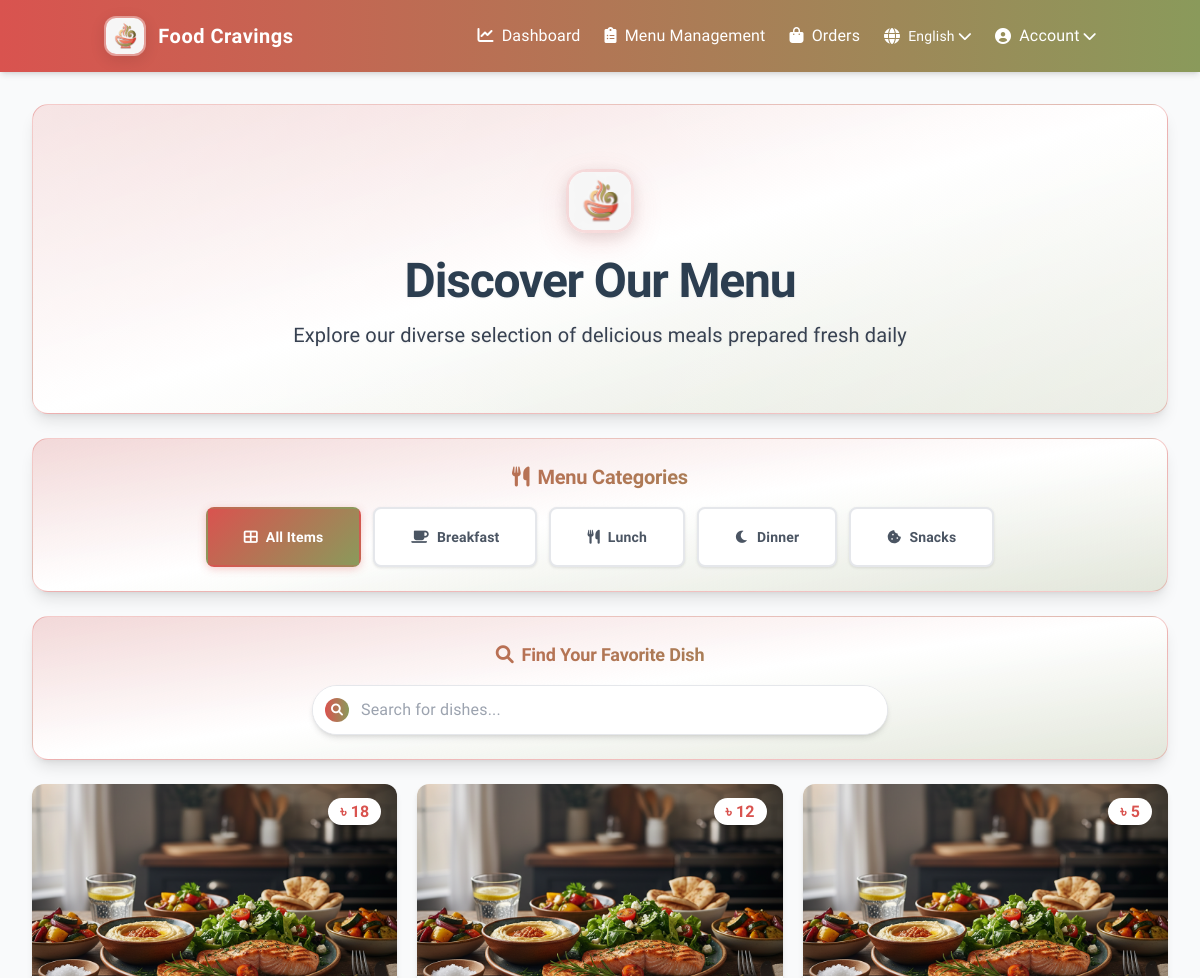
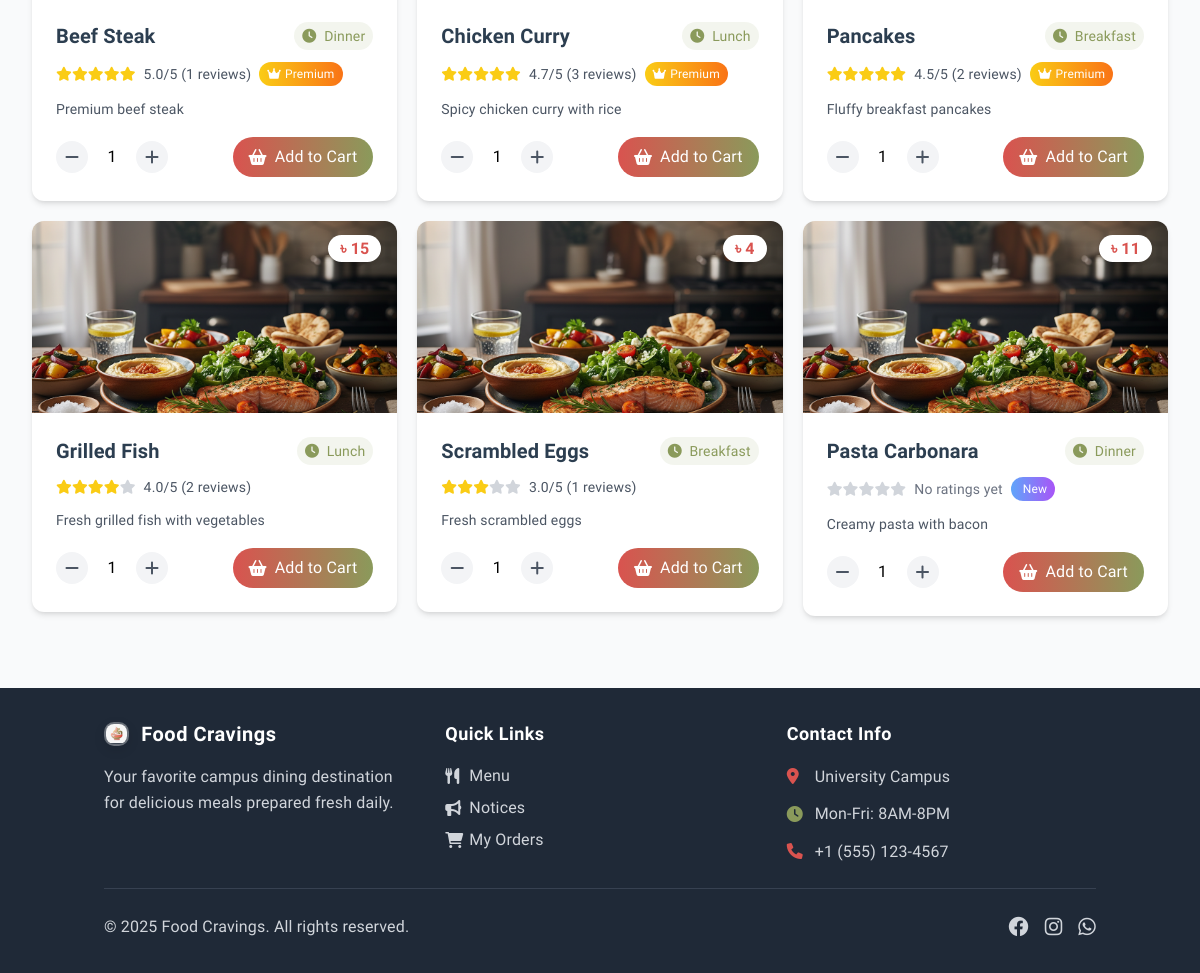
Screenshot of /menu (signed in) with the database file from the repository (2 pictures, top to bottom).
### app.py (models this page shows)
class MenuItem(db.Model):
    id = db.Column(db.Integer, primary_key=True)
    name = db.Column(db.String(100), nullable=False)
    description = db.Column(db.Text)
    price = db.Column(db.Float, nullable=False)
    image_path = db.Column(db.String(200))
    shift = db.Column(db.String(20), nullable=False)  # breakfast, lunch, supper, dinner
    available = db.Column(db.Boolean, default=True)
    feedbacks = db.relationship('Feedback', backref='menu_item', lazy=True)

### app.py (the view)
@app.route('/menu')
def menu():
    rated_items_query = db.session.query(
        MenuItem,
        db.func.avg(Feedback.rating).label('avg_rating'),
        db.func.count(Feedback.id).label('rating_count')
    ).outerjoin(Feedback, MenuItem.id == Feedback.item_id)\
     .group_by(MenuItem.id)\
     .order_by(
         db.func.avg(Feedback.rating).desc().nullslast(),
         db.func.count(Feedback.id).desc(),
         MenuItem.name.asc()
     ).all()
    menu_items = []
    for item_data in rated_items_query:
        item = item_data[0]
        item.average_rating = round(item_data[1], 1) if item_data[1] else 0
        item.total_ratings = item_data[2] if item_data[2] else 0
        menu_items.append(item)
    return render_template('menu.html', menu_items=menu_items)

### app.py (called while the page is built)
@babel.localeselector
def get_locale():
    if 'language' in session:
        return session['language']
    if request.args.get('lang'):
        session['language'] = request.args.get('lang')
        return session['language']
    return request.accept_languages.best_match(app.config['LANGUAGES'].keys()) or app.config['BABEL_DEFAULT_LOCALE']

@app.context_processor
def inject_conf_vars():
    return {
        'LANGUAGES': app.config['LANGUAGES'],
        'CURRENT_LANGUAGE': session.get('language', get_locale()),
        '_': gettext
    }

@app.context_processor
def inject_cart_count():
    if 'user_id' in session:
        cart_count = Cart.query.filter_by(user_id=session['user_id']).count()
        return {'cart_count': cart_count}
    return {'cart_count': 0}

### templates/menu.html (shortened to what this page needs)
{% extends "base.html" %}
{% block content %}
<div class="space-y-6">
    <div class="relative bg-gradient-to-br from-[#D9534F]/20 via-white to-[#8A9A5B]/20 rounded-2xl overflow-hidden border border-[#D9534F]/30 shadow-lg">
        <div class="absolute inset-0 bg-gradient-to-r from-white/30 via-transparent to-white/30"></div>
        <div class="relative px-4 sm:px-6 py-8 sm:py-12 md:py-16 text-center">
            <div class="flex justify-center mb-4 sm:mb-6">
                <img src="{{ url_for('static', filename='uploads/logo.png') }}"
                     alt="Food Cravings Logo"
                     class="h-12 sm:h-16 w-auto object-contain logo-hero">
            </div>
            <h1 class="text-2xl sm:text-4xl md:text-5xl font-bold text-dark mb-3 sm:mb-4 drop-shadow-sm tracking-tight">Discover Our Menu</h1>
            <p class="text-base sm:text-xl text-gray-700 max-w-2xl mx-auto drop-shadow-sm leading-relaxed">
                Explore our diverse selection of delicious meals prepared fresh daily
            </p>
        </div>
    </div>
    <div class="bg-gradient-to-br from-[#D9534F]/20 via-white to-[#8A9A5B]/20 rounded-2xl border border-[#D9534F]/30 shadow-lg">
        <div class="p-4 sm:p-6">
            <div class="text-center mb-3 sm:mb-4">
                <h2 class="text-base sm:text-xl font-bold bg-gradient-to-r from-[#D9534F] to-[#8A9A5B] bg-clip-text text-transparent">
                    <i class="fas fa-utensils mr-2"></i>Menu Categories
                </h2>
            </div>
            <div class="flex flex-wrap justify-center gap-2 sm:gap-3">
                <button class="category-filter active group relative overflow-hidden" data-category="all">
                    <div class="relative flex items-center px-3 sm:px-5 py-2 sm:py-2.5">
                        <i class="fas fa-th-large mr-1 sm:mr-2 text-sm"></i>
                        <span class="font-semibold text-xs sm:text-sm">All Items</span>
                    </div>
                </button>
                <button class="category-filter group relative overflow-hidden" data-category="breakfast">
                    <div class="relative flex items-center px-3 sm:px-5 py-2 sm:py-2.5">
                        <i class="fas fa-coffee mr-1 sm:mr-2 text-sm"></i>
                        <span class="font-semibold text-xs sm:text-sm">Breakfast</span>
                    </div>
                </button>
                <button class="category-filter group relative overflow-hidden" data-category="lunch">
                    <div class="relative flex items-center px-3 sm:px-5 py-2 sm:py-2.5">
                        <i class="fas fa-utensils mr-1 sm:mr-2 text-sm"></i>
                        <span class="font-semibold text-xs sm:text-sm">Lunch</span>
                    </div>
                </button>
                <button class="category-filter group relative overflow-hidden" data-category="dinner">
                    <div class="relative flex items-center px-3 sm:px-5 py-2 sm:py-2.5">
                        <i class="fas fa-moon mr-1 sm:mr-2 text-sm"></i>
                        <span class="font-semibold text-xs sm:text-sm">Dinner</span>
                    </div>
                </button>
                <button class="category-filter group relative overflow-hidden" data-category="snacks">
                    <div class="relative flex items-center px-3 sm:px-5 py-2 sm:py-2.5">
                        <i class="fas fa-cookie-bite mr-1 sm:mr-2 text-sm"></i>
                        <span class="font-semibold text-xs sm:text-sm">Snacks</span>
                    </div>
                </button>
            </div>
        </div>
    </div>
    <div class="bg-gradient-to-br from-[#D9534F]/20 via-white to-[#8A9A5B]/20 rounded-2xl border border-[#D9534F]/30 shadow-lg">
        <div class="p-4 sm:p-6">
            <div class="text-center mb-3 sm:mb-4">
                <h2 class="text-base sm:text-lg font-bold bg-gradient-to-r from-[#D9534F] to-[#8A9A5B] bg-clip-text text-transparent">
                    <i class="fas fa-search mr-2"></i>Find Your Favorite Dish
                </h2>
            </div>
            <div class="max-w-xl mx-auto">
                <div class="relative group">
                    <div class="relative bg-white rounded-full shadow-md border border-gray-200 focus-within:border-[#D9534F]/50 transition-all duration-300">
                        <input type="text" id="searchInput" placeholder="Search for dishes..."
                            class="w-full px-4 sm:px-5 py-2.5 sm:py-3 pl-10 sm:pl-12 pr-10 sm:pr-12 rounded-full border-0 focus:ring-2 focus:ring-[#D9534F]/20 bg-white text-sm sm:text-base font-medium placeholder-gray-400 text-gray-700 focus:outline-none">
                        <div class="absolute left-2.5 sm:left-3 top-1/2 transform -translate-y-1/2">
                            <div class="w-5 h-5 sm:w-6 sm:h-6 bg-gradient-to-r from-[#D9534F] to-[#8A9A5B] rounded-full flex items-center justify-center">
                                <i class="fas fa-search text-white text-xs"></i>
                            </div>
                        </div>
                    </div>
                </div>
            </div>
        </div>
    </div>
    <div class="grid grid-cols-1 md:grid-cols-2 lg:grid-cols-3 gap-5" id="menuGrid">
        {% for item in menu_items %}
        <div class="menu-item animate-fade-in" data-category="{{ item.shift }}">
            <div class="bg-white rounded-xl shadow-md overflow-hidden hover:shadow-lg transition-shadow">
                <div class="relative h-48">
                    <img src="/{{ item.image_path or 'static/uploads/default-food.png' }}"
                         alt="{{ item.name }}"
                         class="w-full h-full object-cover">
                    <div class="absolute top-4 right-4">
                        <span class="bg-white px-3 py-1 rounded-full text-primary font-semibold shadow-md">
                            ৳&nbsp;{{ item.price|int }}
                        </span>
                    </div>
                </div>
                <div class="p-6">
                    <div class="flex justify-between items-start mb-3">
                        <h3 class="text-xl font-semibold text-dark">{{ item.name }}</h3>
                        <span class="text-sm text-[#8A9A5B] capitalize font-medium bg-[#8A9A5B]/10 px-2 py-1 rounded-full">
                            <i class="fas fa-clock mr-1"></i>
                            {{ item.shift }}
                        </span>
                    </div>
                    {% if item.average_rating > 0 %}
                    <div class="flex items-center mb-3">
                        <div class="flex items-center">
                            {% for i in range(5) %}
                                <i class="fas fa-star text-sm {% if i < item.average_rating %}text-yellow-400{% else %}text-gray-300{% endif %}"></i>
                            {% endfor %}
                        </div>
                        <span class="text-sm text-gray-600 ml-2 font-medium">{{ item.average_rating }}/5 ({{ item.total_ratings }} reviews)</span>
                        {% if item.average_rating >= 4.5 %}
                        <span class="ml-2 px-2 py-1 bg-gradient-to-r from-yellow-400 to-orange-500 text-white text-xs rounded-full font-medium">
                            <i class="fas fa-crown mr-1"></i>Premium
                        </span>
                        {% endif %}
                    </div>
                    {% else %}
                    <div class="flex items-center mb-3">
                        <div class="flex items-center">
                            {% for i in range(5) %}
                                <i class="fas fa-star text-sm text-gray-300"></i>
                            {% endfor %}
                        </div>
                        <span class="text-sm text-gray-500 ml-2">No ratings yet</span>
                        <span class="ml-2 px-2 py-1 bg-gradient-to-r from-blue-400 to-purple-500 text-white text-xs rounded-full font-medium">
                            New
                        </span>
                    </div>
                    {% endif %}
                    <p class="text-gray-600 mb-4 text-sm leading-relaxed">{{ item.description }}</p>
                    <div class="flex items-center justify-between">
                        <div class="flex items-center space-x-2">
                            <button onclick="decreaseQuantity('{{ item.id }}')"
                                class="w-8 h-8 rounded-full bg-gray-100 flex items-center justify-center text-gray-600 hover:bg-gray-200">
                                <i class="fas fa-minus"></i>
                            </button>
                            <span id="quantity-{{ item.id }}" class="w-8 text-center">1</span>
                            <button onclick="increaseQuantity('{{ item.id }}')"
                                class="w-8 h-8 rounded-full bg-gray-100 flex items-center justify-center text-gray-600 hover:bg-gray-200">
                                <i class="fas fa-plus"></i>
                            </button>
                        </div>
                        <button onclick="addToCart('{{ item.id }}')"
                            class="bg-gradient-to-r from-[#D9534F] to-[#8A9A5B] text-white px-4 py-2 rounded-full hover:shadow-lg transition-all duration-300 flex items-center space-x-2 font-medium {% if not item.available %}opacity-50 cursor-not-allowed{% endif %}"
                            {% if not item.available %}disabled{% endif %}>
                            <i class="fas fa-shopping-basket"></i>
                            <span>{{ _('Add to Cart') }}</span>
                        </button>
                    </div>
                </div>
            </div>
        </div>
        {% endfor %}
    </div>
</div>
{% endblock %}

### templates/base.html (style rules this page uses)
.animate-fade-in { animation: fadeIn 0.5s ease-in; }
.logo-hero { transition: all 0.3s ease; border-radius: 20px; padding: 0; background: linear-gradient(135deg, rgba(255, 255, 255, 0.95), rgba(248, 249, 250, 0.9)); backdrop-filter: blur(15px); border: 3px solid rgba(217, 83, 79, 0.2); box-shadow: 0 10px 30px rgba(217, 83, 79, 0.15), 0 4px 15px rgba(0, 0, 0, 0.1), 0 2px 8px rgba(255, 255, 255, 0.4) inset; }
.logo-navbar, .logo-hero, .logo-header, .logo-footer, .logo-admin, .logo-empty-state { position: relative; isolation: isolate; }
.logo-navbar::before, .logo-hero::before, .logo-header::before, .logo-footer::before, .logo-admin::before, .logo-empty-state::before { content: ''; position: absolute; inset: -2px; border-radius: inherit; padding: 2px; background: linear-gradient(45deg, rgba(217, 83, 79, 0.1), rgba(138, 154, 91, 0.1), rgba(217, 83, 79, 0.1)); mask: linear-gradient(#fff 0 0) content-box, linear-gradient(#fff 0 0); mask-composite: exclude; z-index: -1; transition: all 0.3s ease; }
body { font-size: 16px; line-height: 1.6; letter-spacing: 0.01em; }
h1 { font-size: 2.5rem; line-height: 1.2; font-weight: 700; letter-spacing: -0.02em; }
h2 { font-size: 2rem; line-height: 1.3; font-weight: 600; letter-spacing: -0.01em; }
h3 { font-size: 1.5rem; line-height: 1.4; font-weight: 600; }
p { font-size: 1rem; line-height: 1.6; font-weight: 400; }
.text-sm { font-size: 0.95rem; line-height: 1.5; }
.text-xs { font-size: 0.85rem; line-height: 1.4; }
button, .btn { font-size: 1rem; font-weight: 500; letter-spacing: 0.02em; }
input, textarea, select { font-size: 1rem; line-height: 1.5; }
.space-y-6 > * + * { margin-top: 1.75rem; }
.category-filter, .category-btn { @apply px-5 py-2.5 rounded-full border-2 border-[#D9534F] text-[#D9534F] font-medium hover:bg-[#D9534F] hover:text-white transition-all duration-300 focus:outline-none focus:ring-2 focus:ring-[#D9534F] focus:ring-opacity-50; }
.category-filter.active, .category-btn.active { @apply bg-[#D9534F] text-white shadow-md; }

### templates/menu.html (style rules this page uses)
.category-filter { background: white; border: 2px solid #E5E7EB; border-radius: 6px; color: #4B5563; font-weight: 600; padding: 6px 12px; transition: all 0.3s ease; position: relative; overflow: hidden; box-shadow: 0 1px 3px rgba(0, 0, 0, 0.1); font-size: 0.75rem; }
@media (min-width: 640px) { .category-filter { padding: 8px 16px; border-radius: 8px; font-size: 0.875rem; } }
.category-filter.active { background: linear-gradient(135deg, #D9534F, #8A9A5B); color: white; box-shadow: 0 2px 8px rgba(217, 83, 79, 0.3); border-color: transparent; }
.category-filter.active .relative { color: white; }
.menu-item { transition: all 0.3s ease-in-out; }

### rows the page displays
MenuItem: price "18", name "Beef Steak", shift "Dinner", average_rating "5.0", total_ratings "1", shows "Premium", description "Premium beef steak"
MenuItem: price "12", name "Chicken Curry", shift "Lunch", average_rating "4.7", total_ratings "3", shows "Premium", description "Spicy chicken curry with rice"
MenuItem: price "5", name "Pancakes", shift "Breakfast", average_rating "4.5", total_ratings "2", shows "Premium", description "Fluffy breakfast pancakes"
MenuItem: price "15", name "Grilled Fish", shift "Lunch", average_rating "4.0", total_ratings "2", description "Fresh grilled fish with vegetables"
MenuItem: price "4", name "Scrambled Eggs", shift "Breakfast", average_rating "3.0", total_ratings "1", description "Fresh scrambled eggs"
MenuItem: price "11", name "Pasta Carbonara", shift "Dinner", shows "No ratings yet", description "Creamy pasta with bacon"

### other values shown
{{ LANGUAGES[CURRENT_LANGUAGE] }} "English"
